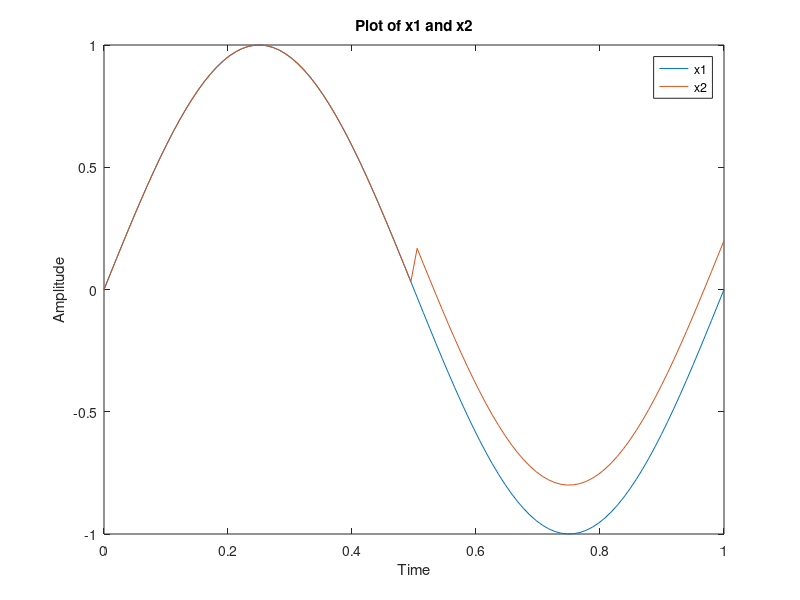
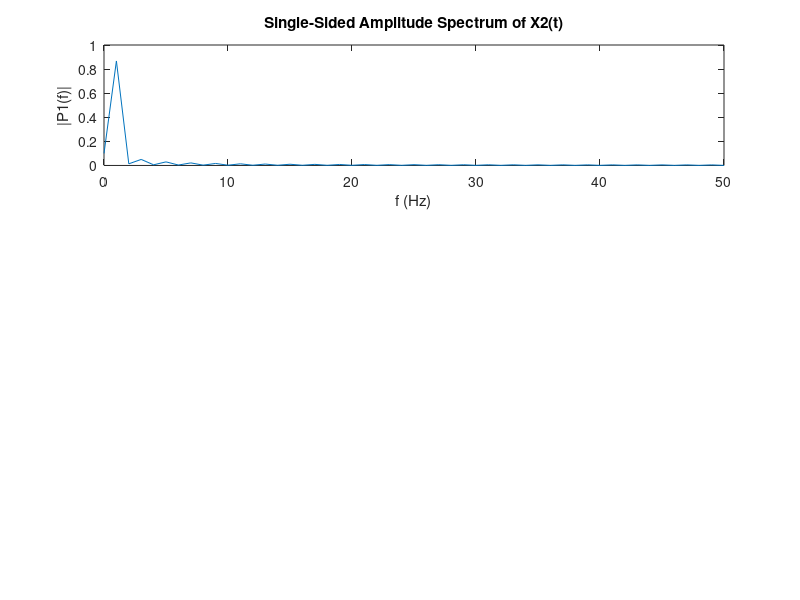

The MATLAB source for these figures, in order: (Note: this script raises an error after producing the figures.)
clc;
clear;
close all;
% Author: Hamidreza Abooei 402617509
%% Define the signal
t= linspace(0,1,100)';
f0 = 1;
x1 = sin(2 * pi * f0 * t);
x2 = x1 + 0.2 * (t >= 0.5);

figure()
plot(t, [x1 x2]);
legend('x1', 'x2');
xlabel('Time');
ylabel('Amplitude');
title('Plot of x1 and x2');

Fs = 100;
Y = fft(x2);
L = length(x2);
P2 = abs(Y/L);
P1 = P2(1:L/2+1);
P1(2:end-1) = 2*P1(2:end-1);
f = Fs*(0:(L/2))/L;
figure()
subplot(3,1,1)
plot(f,P1) 
title('Single-Sided Amplitude Spectrum of X2(t)')
xlabel('f (Hz)')
ylabel('|P1(f)|')

%% Calculate and display Wavelet of the step signal 
% figure('name', 'haar2', 'NumberTitle', 'off')
% cwt(x,1:2,'haar','plot');
% title('haar2')
[swa,swd] = swt(x2,2,'db1');

swa2 = swa(2,:);
swd2 = swd(2,:);

% figure();
subplot(3,1,2)
plot(t,swa2)
title('Level 2 Approximation coefficients')
ylabel("coeff");
subplot(3,1,3)
plot(t,swd2)
title('Level 2 Detail coefficients')
xlabel('time(s)')
ylabel("coeff")